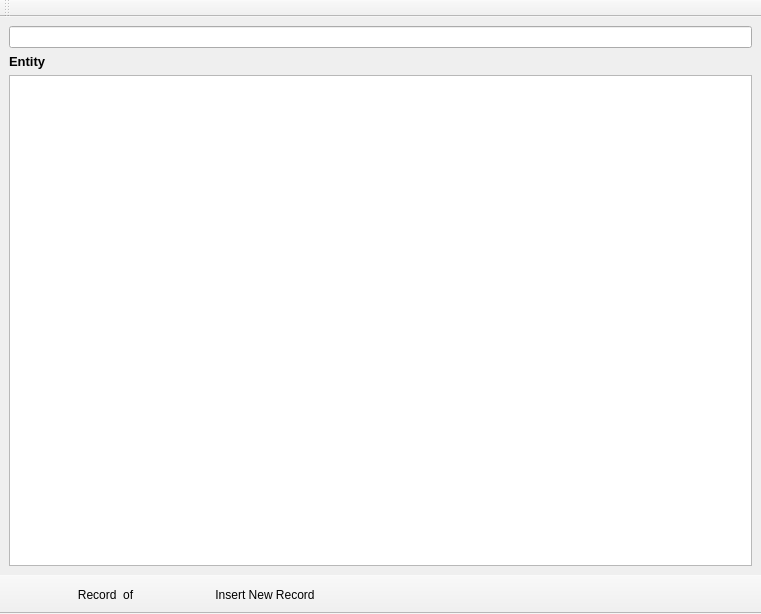
<?xml version="1.0" encoding="UTF-8"?>
<ui version="4.0">
 <class>MainWindow</class>
 <widget class="QMainWindow" name="MainWindow">
  <property name="geometry">
   <rect>
    <x>0</x>
    <y>0</y>
    <width>761</width>
    <height>614</height>
   </rect>
  </property>
  <property name="windowTitle">
   <string>Entity</string>
  </property>
  <widget class="QWidget" name="centralwidget">
   <layout class="QVBoxLayout" name="verticalLayout">
    <item>
     <widget class="QLineEdit" name="txtSearch">
      <property name="clearButtonEnabled">
       <bool>true</bool>
      </property>
     </widget>
    </item>
    <item>
     <widget class="QLabel" name="lblTitle">
      <property name="font">
       <font>
        <pointsize>10</pointsize>
        <weight>75</weight>
        <bold>true</bold>
       </font>
      </property>
      <property name="text">
       <string>Entity</string>
      </property>
     </widget>
    </item>
    <item>
     <widget class="QTableView" name="tableView">
      <property name="editTriggers">
       <set>QAbstractItemView::AnyKeyPressed|QAbstractItemView::DoubleClicked|QAbstractItemView::EditKeyPressed|QAbstractItemView::SelectedClicked</set>
      </property>
      <property name="alternatingRowColors">
       <bool>true</bool>
      </property>
      <property name="selectionBehavior">
       <enum>QAbstractItemView::SelectRows</enum>
      </property>
      <property name="sortingEnabled">
       <bool>true</bool>
      </property>
     </widget>
    </item>
   </layout>
  </widget>
  <widget class="QToolBar" name="toolbNav">
   <property name="windowTitle">
    <string>toolBar_2</string>
   </property>
   <property name="movable">
    <bool>false</bool>
   </property>
   <property name="toolButtonStyle">
    <enum>Qt::ToolButtonTextBesideIcon</enum>
   </property>
   <attribute name="toolBarArea">
    <enum>BottomToolBarArea</enum>
   </attribute>
   <attribute name="toolBarBreak">
    <bool>false</bool>
   </attribute>
   <addaction name="actionFirst"/>
   <addaction name="actionPrev"/>
   <addaction name="actionRecordNr"/>
   <addaction name="actionNext"/>
   <addaction name="actionLast"/>
   <addaction name="actionNewRecord"/>
  </widget>
  <widget class="QToolBar" name="toolbCrud">
   <property name="windowTitle">
    <string>toolBar</string>
   </property>
   <property name="movable">
    <bool>true</bool>
   </property>
   <property name="toolButtonStyle">
    <enum>Qt::ToolButtonTextBesideIcon</enum>
   </property>
   <attribute name="toolBarArea">
    <enum>TopToolBarArea</enum>
   </attribute>
   <attribute name="toolBarBreak">
    <bool>false</bool>
   </attribute>
  </widget>
  <action name="actionNewRecord">
   <property name="icon">
    <iconset resource="../resources/icons.qrc">
     <normaloff>:/CRUD_S/icons/addNewRecord.png</normaloff>:/CRUD_S/icons/addNewRecord.png</iconset>
   </property>
   <property name="text">
    <string>Insert New Record</string>
   </property>
   <property name="toolTip">
    <string>Insert a New Record</string>
   </property>
  </action>
  <action name="actionFirst">
   <property name="icon">
    <iconset resource="../resources/icons.qrc">
     <normaloff>:/navigation/icons/GoToFirstRecord.png</normaloff>:/navigation/icons/GoToFirstRecord.png</iconset>
   </property>
   <property name="text">
    <string/>
   </property>
   <property name="toolTip">
    <string>Go to First Record</string>
   </property>
  </action>
  <action name="actionPrev">
   <property name="icon">
    <iconset resource="../resources/icons.qrc">
     <normaloff>:/navigation/icons/GoToPrevRecord.png</normaloff>:/navigation/icons/GoToPrevRecord.png</iconset>
   </property>
   <property name="text">
    <string/>
   </property>
   <property name="toolTip">
    <string>Go to Previous Record</string>
   </property>
  </action>
  <action name="actionNext">
   <property name="icon">
    <iconset resource="../resources/icons.qrc">
     <normaloff>:/navigation/icons/GoToNextRecord.png</normaloff>:/navigation/icons/GoToNextRecord.png</iconset>
   </property>
   <property name="text">
    <string/>
   </property>
   <property name="toolTip">
    <string>Go to Next Record</string>
   </property>
  </action>
  <action name="actionLast">
   <property name="icon">
    <iconset resource="../resources/icons.qrc">
     <normaloff>:/navigation/icons/GoToLastRecord.png</normaloff>:/navigation/icons/GoToLastRecord.png</iconset>
   </property>
   <property name="text">
    <string/>
   </property>
   <property name="toolTip">
    <string>Go to Last Record</string>
   </property>
  </action>
  <action name="actionRecordNr">
   <property name="text">
    <string>Record ... of ...</string>
   </property>
  </action>
  <action name="actionDelete">
   <property name="icon">
    <iconset resource="../resources/icons.qrc">
     <normaloff>:/CRUD_S/icons/deleteRecord.png</normaloff>:/CRUD_S/icons/deleteRecord.png</iconset>
   </property>
   <property name="text">
    <string>Delete</string>
   </property>
   <property name="toolTip">
    <string>Delete Record/s</string>
   </property>
  </action>
  <action name="actionSave">
   <property name="icon">
    <iconset resource="../resources/icons.qrc">
     <normaloff>:/CRUD_S/icons/save.png</normaloff>:/CRUD_S/icons/save.png</iconset>
   </property>
   <property name="text">
    <string>Save</string>
   </property>
   <property name="toolTip">
    <string>Save all Records</string>
   </property>
  </action>
  <action name="actionFind">
   <property name="icon">
    <iconset resource="../resources/icons.qrc">
     <normaloff>:/CRUD_S/icons/search.png</normaloff>:/CRUD_S/icons/search.png</iconset>
   </property>
   <property name="text">
    <string>Find</string>
   </property>
   <property name="toolTip">
    <string>Find a record</string>
   </property>
  </action>
 </widget>
 <resources>
  <include location="../resources/icons.qrc"/>
 </resources>
 <connections/>
</ui>
